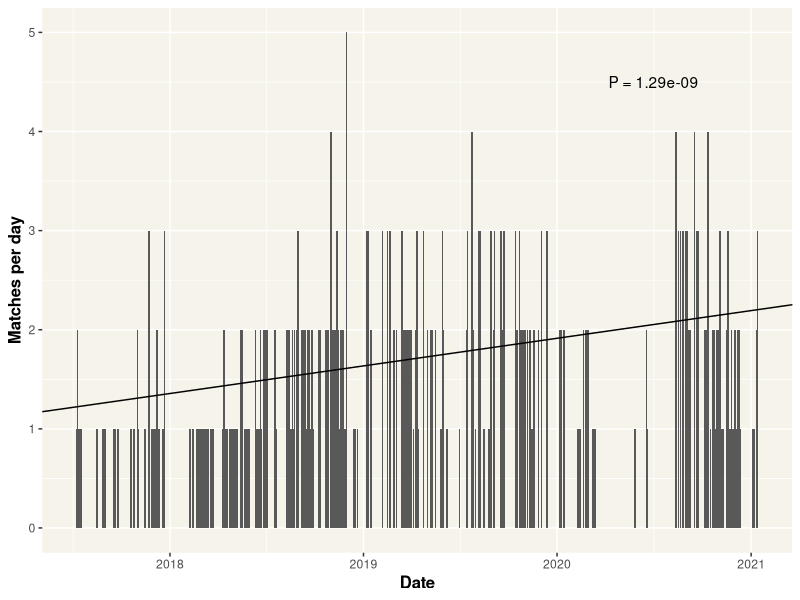
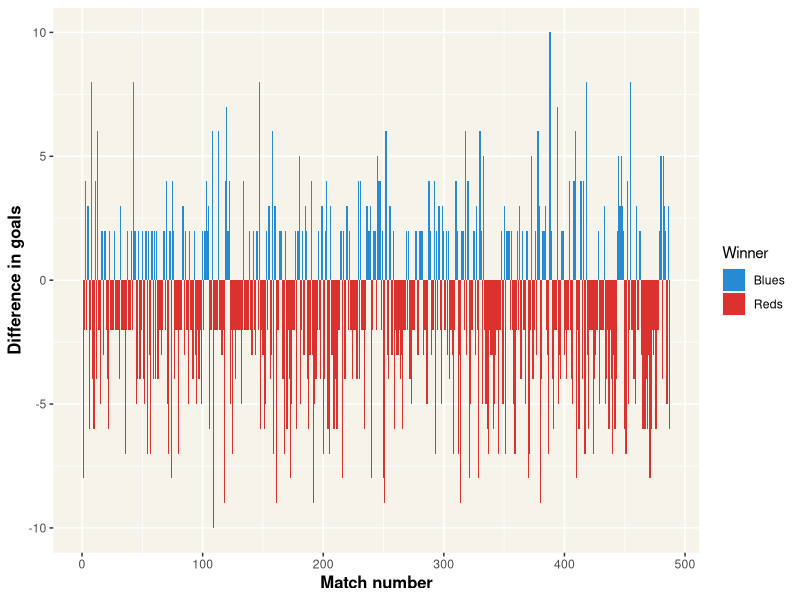

These figures' R source, in order:
# Load libraries.
library(ggplot2)
library(dplyr)
library(lmtest)

# Read data and add columns.
t <- read.table("foosball.tsv", header=T)
t$Date <- as.Date(t$Date, format= "%d.%m.%y")
winner <- ifelse(t$Blues > t$Reds, "Blues", "Reds")
t$Winner <- winner
t$TotalGoals <- t$Blues + t$Reds
t$GoalsDifference <- t$Blues - t$Reds

# Report the total number of matches and the total number of goals.
nrow(t)
sum(t$TotalGoals)
sum(t$Blues)
sum(t$Reds)
sum(t$Winner=="Blues")
sum(t$Winner=="Reds")

# Test for increase/decrease in numbers of matches per day over time.
t_counted <- t %>% count(Date, name = 'count')
res <- lm(t_counted$count ~ t_counted$Date)
summary(res)
intercept <- as.numeric(coef(res)["(Intercept)"])
slope <- as.numeric(coef(res)["t_counted$Date"])
f <- summary(res)$fstatistic
p <- pf(f[1],f[2],f[3],lower.tail=F)
str <- paste("P =", formatC(p, format = "e", digits = 2))

# Plot the number of matches per day.
pdf("matches_per_day.pdf", 7, 4)
ggplot(t) + geom_bar(aes(x = Date), width = 3) +
	geom_abline(slope = slope, intercept = intercept) +
	labs(x = "Date", y = "Matches per day") +
	annotate("text", x = as.Date("01.07.2020", format= "%d.%m.%y"), y=4.5, label = str) +
	theme(axis.title = element_text(size = 12, face="bold"), panel.background = element_rect(fill = alpha('#eee8d5', 0.5)))
dev.off()

# Test for increase/decrease in the difference in goals per match.
res <- lm(t$GoalsDifference ~ as.numeric(row.names(t)))
summary(res)

# Test for autocorrelation in the difference in goals per match.
dwtest(res)

# Plot the goals per match.
pdf("difference_in_goals.pdf", 7, 4)
ggplot(t) + geom_bar(aes(x = as.numeric(row.names(t)), y = GoalsDifference, fill = Winner), stat = 'identity', width = 1) +
	scale_fill_manual(values=c("#268bd2", "#dc322f")) +
	labs(x = "Match number", y = "Difference in goals") +
	theme(axis.title = element_text(size = 12, face="bold"), panel.background = element_rect(fill = alpha('#eee8d5', 0.5)))
dev.off()